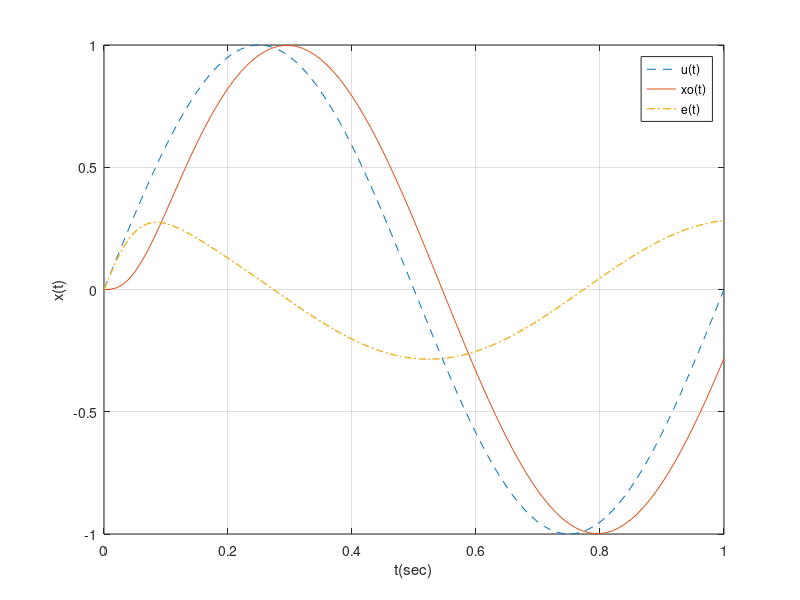

This figure's MATLAB source:
%
t=0:0.01:1;
u=sin(2*pi*t);
%
tao=0.025;
nG=[50];
dG=[0.05 1+50*tao 50];
G=tf(nG,dG);
%
y=lsim(G,u,t);
%
plot(t,u,'--',t,y,'-',t,u'-y,'-.','linewidth',1);
legend('u(t)','xo(t)','e(t)');
grid;
xlabel('t(sec)');
ylabel('x(t)');
